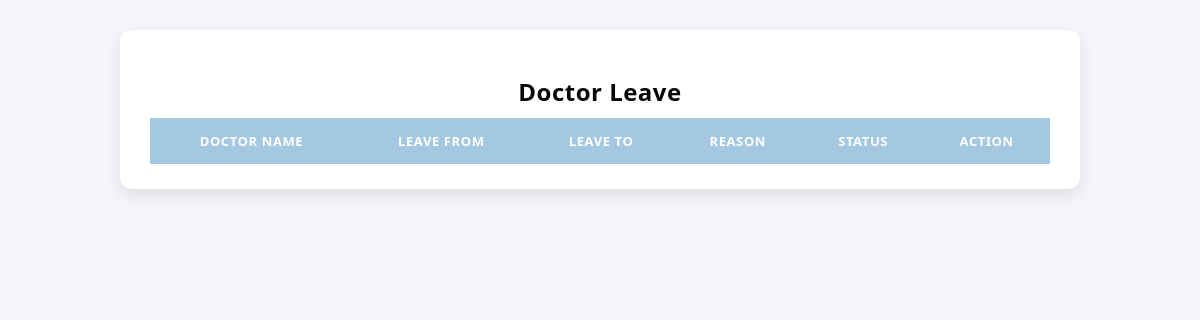
/DoctorLeave/, run on an earlier commit of the app's database.
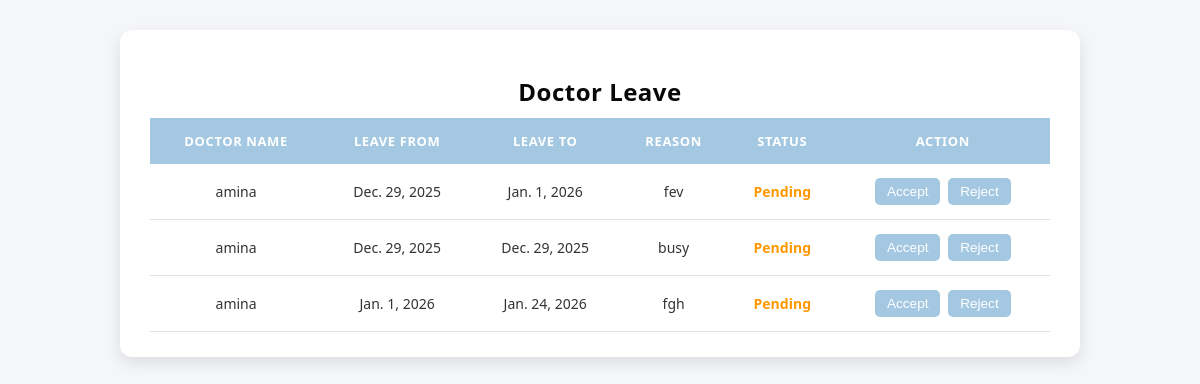
And on a later commit of the database.
### RenalGuideApp/models.py (models this page shows)
class DoctorLeaveTable(models.Model):
    DOCTOR = models.ForeignKey(DoctorTable, on_delete=models.CASCADE)
    leave_from = models.DateField()
    leave_to = models.DateField()
    reason = models.CharField(max_length=200,null=True,blank=True)
    Status=models.CharField(max_length=100,null=True,blank=True)

class DoctorTable(models.Model):
    name=models.CharField(max_length=30,null=True,blank=True)
    age=models.IntegerField(null=True,blank=True)
    phonenumber=models.BigIntegerField(null=True,blank=True)
    sex=models.CharField(max_length=30,null=True,blank=True)
    email=models.CharField(null=True,blank=True)
    image=models.FileField()
    qualification=models.CharField(max_length=30,null=True,blank=True)
    experience=models.IntegerField(null=True,blank=True)
    LOGINID=models.ForeignKey(LoginTable,on_delete=models.CASCADE, null=True,blank=True)

### RenalGuideApp/views.py (the view)
# urls.py: path('DoctorLeave/', DoctorLeave.as_view(), name="DoctorLeave"),
class DoctorLeave(View):
    def get(self,request):
        c=DoctorLeaveTable.objects.all()
        return render(request,'administration/DoctorLeave.html',{'availability':c})

### templates/administration/DoctorLeave.html (shortened to what this page needs)
<!DOCTYPE html>
<html lang="en">
<head>
</head>
<body>
    <div class="container">
        <h2>Doctor Leave</h2>
        <table>
            <thead>
                <tr>
                    <th>Doctor Name</th>
                    <th>Leave From</th>
                    <th>Leave To</th>
                    <th>Reason</th>
                    <th>Status</th>
                    <th>Action</th>
                </tr>
            </thead>
            <tbody>
                {% for i in availability %}
                <tr>
                    <td>{{ i.DOCTOR.name }}</td>
                    <td>{{ i.leave_from }}</td>
                    <td>{{ i.leave_to }}</td>
                    <td>{{ i.reason }}</td>
                    <td>
                        {% if i.Status == "pending" %}
                            <span class="status-pending">Pending</span>
                        {% elif i.Status == "accepted" %}
                            <span class="status-accepted">Accepted</span>
                        {% else %}
                            <span class="status-rejected">Rejected</span>
                        {% endif %}
                    </td>
                    <td>
                        {% if i.Status == "pending" %}
                            <a href="/acceptLeave/{{i.id}}"><button>Accept</button></a>
                            <a href="/rejectLeave/{{i.id}}"><button>Reject</button></a>
                        {% elif i.Status == "rejected" %}
                            <a href="/acceptLeave/{{i.id}}"><button>Accept</button></a>
                        {% else %}
                            <a href="/rejectLeave/{{i.id}}"><button>Reject</button></a>
                        {% endif %}
                    </td>
                </tr>
                {% endfor %}
            </tbody>
        </table>
    </div>
</body>
</html>

### templates/administration/DoctorLeave.html (style rules this page uses)
body { font-family: 'Segoe UI', Tahoma, sans-serif; background-color: #f4f6f9; margin: 0; padding: 30px; }
.container { max-width: 900px; margin: auto; background-color: #ffffff; padding: 25px 30px; border-radius: 12px; box-shadow: 0 6px 16px rgba(0, 0, 0, 0.1); }
h2 { text-align: center; color: #080808; margin-bottom: 8px; letter-spacing: 0.5px; }
table { width: 100%; border-collapse: collapse; margin-top: 10px; }
thead { background-color: #A4C8E1; color: #ffffff; }
th { padding: 14px; font-size: 13px; text-transform: uppercase; letter-spacing: 0.6px; }
td { padding: 12px; text-align: center; font-size: 14px; color: #333; }
tbody tr { border-bottom: 1px solid #e0e0e0; }
.status-pending { color: #ff9800; font-weight: 600; }
button { background-color: #A4C8E1; color: white; border: none; padding: 6px 12px; border-radius: 5px; cursor: pointer; font-size: 0.85rem; margin: 2px; transition: background-color 0.3s ease; }
a { text-decoration: none; }

What changed in the data, as far as the page shows it:
added DoctorLeaveTable: DOCTOR.name "amina", leave_from "Dec. 29, 2025", leave_to "Jan. 1, 2026", reason "fev", Status "Pending"
added DoctorLeaveTable: DOCTOR.name "amina", leave_from "Dec. 29, 2025", leave_to "Dec. 29, 2025", reason "busy", Status "Pending"
added DoctorLeaveTable: DOCTOR.name "amina", leave_from "Jan. 1, 2026", leave_to "Jan. 24, 2026", reason "fgh", Status "Pending"
